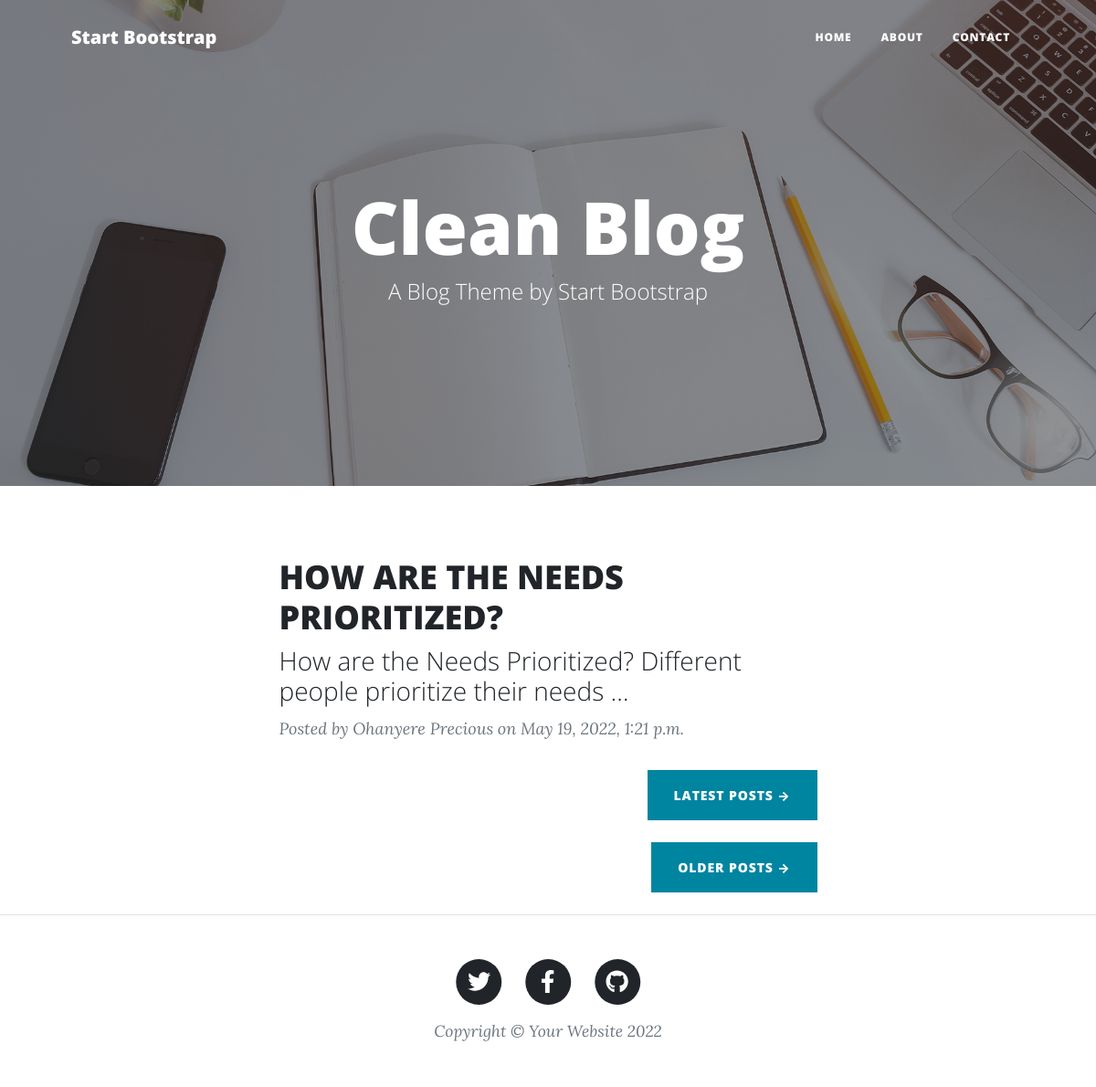
/next_page, run on the app's committed database.
### myapp/models.py (models this page shows, shortened)
class Home(models.Model):
    PRECIOUS_OBINNA = 'Precious Obinna'
    OHANYERE_PRECIOUS = 'Ohanyere Precious'
    JUDE_OHANYERE = 'Jude Ohanyere'
    AUTHOR_CHOICE = (
        (PRECIOUS_OBINNA, 'Precious Obinna'),
        (OHANYERE_PRECIOUS, 'Ohanyere Precious'),
        (JUDE_OHANYERE, 'Jude Ohanyere')
    )
    title = models.CharField(max_length=1000)
    body = models.TextField()
    author = models.CharField(max_length=100, choices=AUTHOR_CHOICE)
    time = models.DateTimeField(auto_now_add=True)

### myapp/views.py (the view)
# urls.py: path('next_page', next_page, name='next_page'),
def next_page(request):
    home = Home.objects.order_by('-time')[8:12]
    return render(request, 'newindex.html', {'home': home})

### templates/newindex.html (shortened to what this page needs)
{% load static %}
<!DOCTYPE html>
<html lang="en">
<head>
    <link href="{% static 'css/styles.css' %}" rel="stylesheet" />
</head>
<body>
    <nav class="navbar navbar-expand-lg navbar-light" id="mainNav">
        <div class="container px-4 px-lg-5">
            <a class="navbar-brand" href="/">Start Bootstrap</a>
            <div class="collapse navbar-collapse" id="navbarResponsive">
                <ul class="navbar-nav ms-auto py-4 py-lg-0">
                    <li class="nav-item"><a class="nav-link px-lg-3 py-3 py-lg-4" href="/">Home</a></li>
                    <li class="nav-item"><a class="nav-link px-lg-3 py-3 py-lg-4" href="about">About</a></li>
                    <li class="nav-item"><a class="nav-link px-lg-3 py-3 py-lg-4" href="contact">Contact</a></li>
                </ul>
            </div>
        </div>
    </nav>
    <header class="masthead" style="background-image: url('assets/img/home-bg.jpg')">
        <div class="container position-relative px-4 px-lg-5">
            <div class="row gx-4 gx-lg-5 justify-content-center">
                <div class="col-md-10 col-lg-8 col-xl-7">
                    <div class="site-heading">
                        <h1>Clean Blog</h1>
                        <span class="subheading">A Blog Theme by Start Bootstrap</span>
                    </div>
                </div>
            </div>
        </div>
    </header>
    <div class="container px-4 px-lg-5">
        <div class="row gx-4 gx-lg-5 justify-content-center">
            <div class="col-md-10 col-lg-8 col-xl-7">
                {% for hom in home %}
                <div class="post-preview">
                    <a href="post/{{hom.id}}">
                        <h2 class="post-title">{{hom.title|upper}}</h2>
                        <h3 class="post-subtitle">{{hom.body|truncatewords:10}}</h3>
                    </a>
                    <p class="post-meta">
                        Posted by
                        {{hom.author}}
                        on {{hom.time}}
                    </p>
                    {% endfor %}
                </div>
                <div class="d-flex justify-content-end mb-4"><a class="btn btn-primary text-uppercase" href="next">Latest
                        Posts →</a></div>
                <div class="d-flex justify-content-end mb-4"><a class="btn btn-primary text-uppercase" href="next_page">Older
                        Posts →</a></div>
            </div>
        </div>
    </div>
    <footer class="border-top">
        <div class="container px-4 px-lg-5">
            <div class="row gx-4 gx-lg-5 justify-content-center">
                <div class="col-md-10 col-lg-8 col-xl-7">
                    <ul class="list-inline text-center">
                        <li class="list-inline-item">
                            <a href="#!">
                                <span class="fa-stack fa-lg">
                                    <i class="fas fa-circle fa-stack-2x"></i>
                                    <i class="fab fa-twitter fa-stack-1x fa-inverse"></i>
                                </span>
                            </a>
                        </li>
                        <li class="list-inline-item">
                            <a href="#!">
                                <span class="fa-stack fa-lg">
                                    <i class="fas fa-circle fa-stack-2x"></i>
                                    <i class="fab fa-facebook-f fa-stack-1x fa-inverse"></i>
                                </span>
                            </a>
                        </li>
                        <li class="list-inline-item">
                            <a href="#!">
                                <span class="fa-stack fa-lg">
                                    <i class="fas fa-circle fa-stack-2x"></i>
                                    <i class="fab fa-github fa-stack-1x fa-inverse"></i>
                                </span>
                            </a>
                        </li>
                    </ul>
                    <div class="small text-center text-muted fst-italic">Copyright &copy; Your Website 2022</div>
                </div>
            </div>
        </div>
    </footer>
</body>
</html>

### data on the page
Home: title "HOW ARE THE NEEDS PRIORITIZED?", body "How are the Needs Prioritized? Different people prioritize their needs …", author "Ohanyere Precious", time "May 19, 2022, 1:21 p.m."
